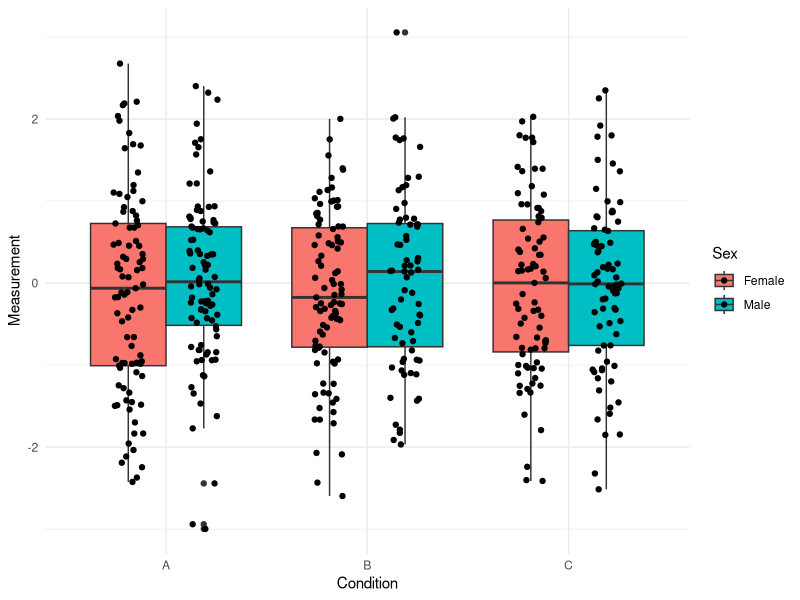
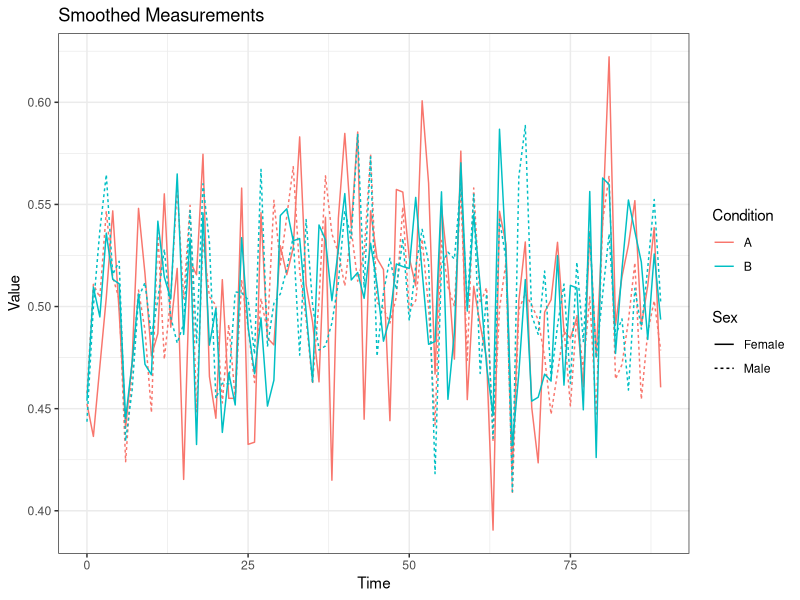

The R source for these figures, in order:
## ---- chunk 1
knitr::opts_chunk$set(comment = NA)
library(dplyr)
library(ggplot2)
library(tidyr)
library(zoo)
## ---- chunk 2
plot_boxplot <- function(data, x, y, fill) {
  ggplot(data, aes(x = .data[[x]], y = .data[[y]], fill = .data[[fill]])) +
    geom_boxplot(position = position_dodge(width = 0.75)) +
    geom_point(aes(group = .data[[fill]]),
               position = position_jitterdodge(jitter.width = 0.15, dodge.width = 0.75)) +
    labs(x = x, y = y, fill = fill, color = fill) +
    theme_minimal()
}
## ---- chunk 3
generate_mock_data <- function(num_samples = 500, seed = NULL) {
  if (!is.null(seed)) {
    set.seed(seed)
  }

  tibble(
    Sample_ID = sprintf("Sample_%d", seq_len(num_samples)),
    Condition = sample(c("A", "B", "C"), size = num_samples, replace = TRUE),
    Sex = sample(c("Male", "Female"), size = num_samples, replace = TRUE),
    Measurement = rnorm(num_samples, mean = 0, sd = 1)
  )
}
## ---- chunk 4
demo1a_mock_data <- generate_mock_data(num_samples = 500, seed = 1)
plot_boxplot(demo1a_mock_data, x = "Condition", y = "Measurement", fill = "Sex")
## ---- chunk 5
plot_smoothed_measurements <- function(data, window = 5, figsize = c(10, 6)) {
  # Identify time-series columns (numeric names like "1","2",...)
  measurement_cols <- colnames(data)[grepl("^\\d+$", colnames(data))]

  # Smooth across time for each sample
  smoothed_data <- data %>%
    mutate(across(all_of(measurement_cols), 
           ~ rollapply(.x, width = window, FUN = mean, align = "center", partial = TRUE))) %>%
    as.data.frame()

  # Convert to long format
  long_df <- smoothed_data %>%
    pivot_longer(cols = all_of(measurement_cols), 
                 names_to = "Time",
                 values_to = "Value") %>%
    mutate(Time = as.numeric(Time))

  long_summary <- long_df %>%
    dplyr::group_by(Condition, Sex, Time) %>%
    dplyr::summarise(Value = mean(Value, na.rm = TRUE), .groups = "drop")
  
  p <- ggplot(long_summary, aes(x = Time, y = Value, color = Condition, linetype = Sex)) +
    geom_line() +
    labs(title = "Smoothed Measurements", x = "Time", y = "Value") +
    theme_bw()

  return(p)
}
## ---- chunk 6
generate_mock_time_series <- function(num_samples = 80, num_timepoints = 90, seed = NULL) {
  if (!is.null(seed)) set.seed(seed)

  # Time series data with explicit column names
  time_cols <- as.character(0:(num_timepoints - 1))
  time_series_data <- as.data.frame(matrix(
    runif(num_samples * num_timepoints),
    nrow = num_samples,
    ncol = num_timepoints
  ))
  colnames(time_series_data) <- time_cols

  # Metadata
  metadata <- data.frame(
    Sample_ID = paste0("Sample_", seq_len(num_samples)),
    Condition = sample(c("A", "B"), num_samples, replace = TRUE),
    Sex = sample(c("Male", "Female"), num_samples, replace = TRUE)
  )

  # Combine
  data <- cbind(metadata, time_series_data)

  return(data)
}
## ---- chunk 7
demo1b_mock_data <- generate_mock_time_series()
plot_smoothed_measurements(demo1b_mock_data, window = 5)
